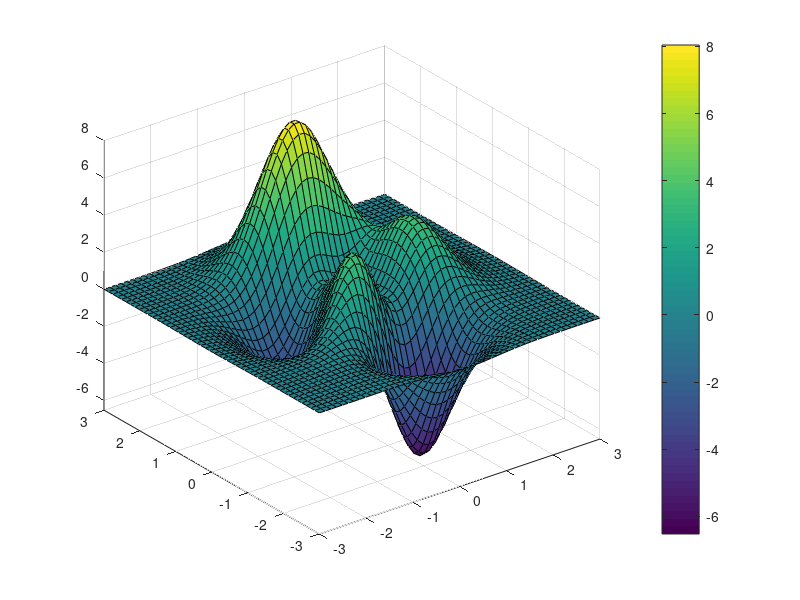

MATLAB code for this plot: (Note: this script raises an error after producing the figure.)
close all;
figure('color','w');
peaks(50);
colorbar;
h = findobj('type', 'surf');

x = h.XData;
y = h.YData;
z = h.ZData;

h.CData = sqrt(x.^2 + y.^2);

[ez_default, al_default] = view;

al_vec = [linspace(30, 90, 100), linspace(90, 30, 100)];

newVid = VideoWriter('pic_color_dif_info.mp4', 'MPEG-4'); % New
newVid.FrameRate = 60;
newVid.Quality = 100;
open(newVid);

for i_al = 1:length(al_vec)
    view(ez_default, al_vec(i_al));
    drawnow;
    writeVideo(newVid, getframe(gcf)) % 0.5초씩 그리기

    if i_al == 100
        for j = 1:90
            writeVideo(newVid, getframe(gcf));
        end
    end
end
close(newVid)